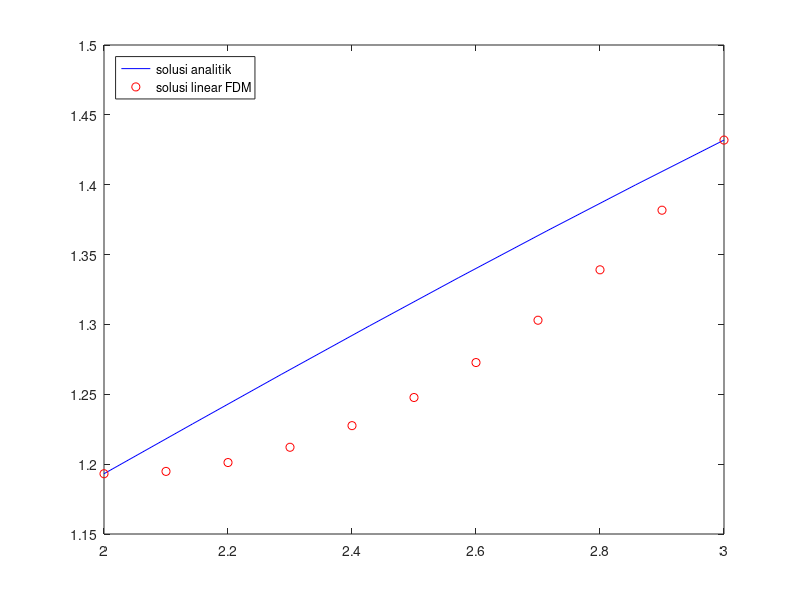

The MATLAB script that drew this image:
clc;% untuk membersihkan jendela perintah atau konsol
clear all;% menghapus semua variabel dari ruang kerja
close all;% menutup semua jendela gambar atau plot

function [t_grid,w]=nonlinear_FDM_naive(f,f_y,f_yp,a,b,n,alpha,beta,max_iter,TOL) % Mendefinisikan beda hingga nonlinear
  h=(b-a)/(n+1); %stepsize
  w=zeros(n,1); %vektor solusi aproksimasi
  t_grid=[a:h:b]; %Membuat mesh_point
  J=zeros(n,n); %Membuat matriks jacobian
  F=zeros(n,1); %Membuat vektor fungsi  F=(f_1,f_2,...,f_n) yang dievaluasi di x_k

  for i=1:n %inisialisasi solusi awal
    w(i)=alpha+i*(beta-alpha)/(b-a)*h;
  endfor
  k=1;
  while k<=max_iter %lakukan iterasi jika masih belum didapat kriteria stopnya

    %solve nonlinear sistem tersebut dengan metode newton
    x=a+h;
    %kontruksi matriks Jacobian, dan vektor F-nya
    t=(w(2)-alpha)/(2*h);
    J(1,1)=2+h^2*f_y(x,w(1),t); %main diagoanal
    J(1,2)=-1+(h/2)*f_yp(x,w(1),t); %right diagonal
    F(1)=(2*w(1)-w(2)-alpha+h^2*f(x,w(1),t));
    for i =2:n-1
      x=a+i*h;
      t=(w(i+1)-w(i-1))/(2*h);
      J(i,i)=2+h^2*f_y(x,w(i),t); %main diagoanal
      J(i,i+1)=-1+(h/2)*f_yp(x,w(i),t); %main diagoanal
      J(i,i-1)=-1-(h/2)*f_yp(x,w(i),t); %left diagoanal
      F(i)=(2*w(i)-w(i+1)-w(i-1)+h^2*f(x,w(i),t));
    endfor
     x=b-h;
     t=(beta-w(n-1))/(2*h);
     J(n,n)=2+h^2*f_y(x,w(n),t); %main diagonal
     J(n,n-1)=-1-(h/2)*f_yp(x,w(n),t); %right diagonal
     F(n)=(2*w(n)-w(n-1)-beta+h^2*f(x,w(n),t));



    v=inverse(J)*F; %vector v adalah product dari J^-1 F
    w= w-v; % lakukan update nilai pada w

    if norm(v,2)<= TOL %kriteria stop jika norm(v)<=toleransinya
      break;
     else
        k=k+1; %jika belum memenuhi kriteria stop terus lanjut iterasinya (memperbaiki nilai w)
    endif
  endwhile
  w=[alpha ; w ; beta]; %konstruksi akhir w
  t_grid=transpose(t_grid); % %transpose meshpoint
  % untuk konsistensi dimensi saja

endfunction


f=@(x,y,yp) yp+2*(y-log(x))-1/x ; %mendefinisikan fungsi
f_y=@(x,y,yp) 2*(y-log(x)); %melakukan turunan terhadap y
f_yp=@(x,y,yp) 1; %melakukan turunan terhadap yp
a=2; %mendefinisikan batas bawah fungsi
b=3; %mendefinisikan batas atas fungsi
alpha=0.5+log(2); %Mendefinisikan nilai awal fungsi
beta=1/3+ log(3); %Mendefinisikan nilai batas fungsi
n=9; %banyaknya partisi (pilih n=9 sehingga h=0.1)
max_iter=30; %Memilih maksimal iterasi
TOL=10^(-4); %batas toleransi error

%memanggil fungsi nonlinear_FDM_naive
[x_grid,w]=nonlinear_FDM_naive(f,f_y,f_yp,a,b,n,alpha,beta,max_iter,TOL)
f_anal= @(x) 1./x +log(x); %sol analitik

%membuat grafiknya
fplot(f_anal, [a,b],'b')  % plot fungsi eksaknya
hold on;
scatter(x_grid,w,'r') % scatter plot  
legend('solusi analitik', 'solusi linear FDM'); % memberi legenda pada plot
legend("location", "northwest");



%membuat tabel saja.
sol_anal=f_anal(x_grid); %sol analitik di meshpoint
error=abs(w-sol_anal); %error
[x_grid,w,sol_anal,error]